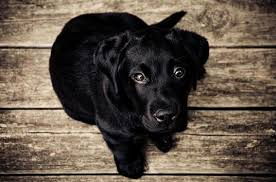
#> input picture images/image4.jfif, 276 x 182 px
$ python contours.py
#> lines starting #> are read from the running program, lines starting #| are printed output that depends on the picture; after the words box and inside, x2 and y2 are one past the last pixel; in counts of white or black regions, pixels touching at a corner belong together
import cv2
import numpy as np


def getBlank(img):
    return np.zeros(
        shape=img.shape,
        dtype='uint8'
    )


def getImage():
    img = cv2.imread('images/image4.jfif')
#> img is the input picture: shape (182, 276, 3); mean B, G, R 71, 83, 95.2
    return img


def convertToGrayscale(img):
    return cv2.cvtColor(
        src=img,
        code=cv2.COLOR_BGR2GRAY
    )
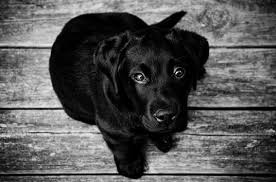
#> returned value: shape (182, 276); min 0, max 255, mean 85.3


def getThresholdedImage(img):
    return cv2.threshold(
        src=img,
        thresh=125,
        maxval=255,
        type=cv2.THRESH_BINARY
    )


def getEdges(img):
    canny = cv2.Canny(
        image=img,
        threshold1=125,
        threshold2=175
    )
    return canny


def getContours(canny):
    contours, hierarchies = cv2.findContours(
        image=canny,
        mode=cv2.RETR_LIST,
        method=cv2.CHAIN_APPROX_NONE
    )
    return contours, hierarchies


def drawContours(blank_image, contours):
    return cv2.drawContours(
        image=blank_image,
        contours=contours,
        contourIdx=-1,
        color=(0, 0, 255),
        thickness=3
    )


def main():
    img = getImage()
    cv2.imshow('Initial', img)

    gray_img = convertToGrayscale(img)
    cv2.imshow('Grayscale', gray_img)

    ret, thresh_img = getThresholdedImage(gray_img)
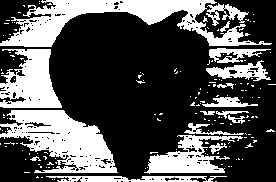
#> thresh_img: shape (182, 276); 33% white; 159 white regions (142 under 20 px), largest, box (x1, y1, x2, y2) and area: (0, 0, 272, 47) 4690, (0, 110, 118, 173) 4132, (0, 49, 62, 108) 2381
#> ret = 125
    cv2.imshow('Threshold', thresh_img)

    canny_img = getEdges(thresh_img)
#> in getEdges, `canny = cv2.Canny( image=img, threshold1=125, threshold2=175 )`:
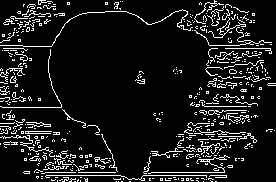
#> canny: shape (182, 276); 10.2% white in thin lines or dots
    cv2.imshow('Canny', canny_img)

    contours, hierarchies = getContours(canny=canny_img)
#> in getContours, `contours, hierarchies = cv2.findContours( image=canny, mode=cv2.RETR_L..`: contours = 531 contours, 523 with area under 20; largest, box (x1, y1, x2, y2) and area: (148, 155, 230, 174) 31, (0, 9, 193, 47) 26, (0, 135, 55, 157) 25, (229, 69, 237, 74) 24, (229, 69, 237, 74) 24, (208, 110, 247, 115) 23, (239, 133, 257, 143) 22, (208, 110, 215, 115) 20
    print(f'Found {len(contours)} coutours.')
#| Found 531 coutours.

    blank_image = getBlank(img)
#> blank_image: shape (182, 276, 3); every value is 0
    image_contours = drawContours(blank_image, contours)
    cv2.imshow('Contours', image_contours)

    cv2.waitKey(0)


if __name__ == "__main__":
#> (the run stopped early here; a loop or call above may not have finished)

$ run again, with images/image1.jfif copied over images/image4.jfif
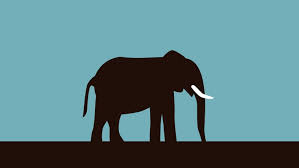
#> input picture images/image1.jfif, 299 x 168 px
#> in getImage, img is the input picture: shape (168, 299, 3); mean B, G, R 132.6, 127.5, 90.5
#> in main, `ret, thresh_img = getThresholdedImage(gray_img)`:
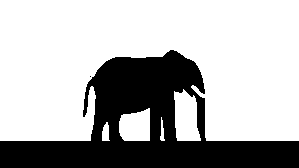
#> thresh_img: shape (168, 299); 69.9% white; 2 black regions (1 under 20 px), largest, box (x1, y1, x2, y2) and area: (0, 50, 299, 168) 15133
#> ret = 125
#> in getEdges, `canny = cv2.Canny( image=img, threshold1=125, threshold2=175 )`:
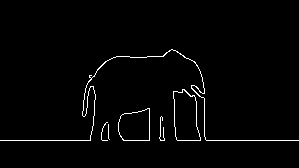
#> canny: shape (168, 299); 1.8% white in thin lines or dots, all inside (x1, y1, x2, y2) = (0, 49, 299, 141)
#> in getContours, `contours, hierarchies = cv2.findContours( image=canny, mode=cv2.RETR_L..`: contours = 8 contours, 3 with area under 20; largest, box (x1, y1, x2, y2) and area: (173, 89, 201, 141) 1065, (173, 89, 201, 141) 1054, (118, 108, 150, 141) 840, (118, 108, 150, 141) 837, (0, 49, 299, 141) 40
#| Found 8 coutours.
#> blank_image: shape (168, 299, 3); every value is 0

$ run again, with images/image3.jfif copied over images/image4.jfif
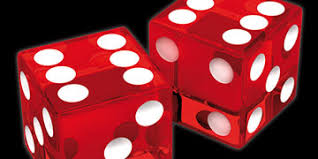
#> input picture images/image3.jfif, 318 x 159 px
#> in getImage, img is the input picture: shape (159, 318, 3); mean B, G, R 53.2, 48, 137.1
#> in main, `ret, thresh_img = getThresholdedImage(gray_img)`:
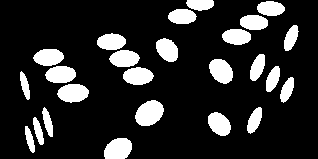
#> thresh_img: shape (159, 318); 16.5% white; 25 white regions, largest, box (x1, y1, x2, y2) and area: (135, 100, 164, 126) 555, (104, 138, 132, 159) 483, (57, 84, 89, 103) 461
#> ret = 125
#> in getEdges, `canny = cv2.Canny( image=img, threshold1=125, threshold2=175 )`:
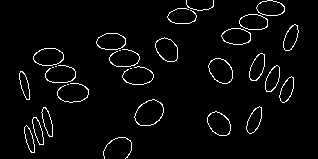
#> canny: shape (159, 318); 3.5% white in thin lines or dots, all inside (x1, y1, x2, y2) = (19, 0, 299, 159)
#> in getContours, `contours, hierarchies = cv2.findContours( image=canny, mode=cv2.RETR_L..`: contours = 48 contours, 12 with area under 20; largest, box (x1, y1, x2, y2) and area: (134, 99, 164, 126) 556, (134, 99, 164, 126) 543, (208, 58, 233, 84) 449, (208, 58, 233, 84) 438, (33, 48, 64, 66) 410
#| Found 48 coutours.
#> blank_image: shape (159, 318, 3); every value is 0
